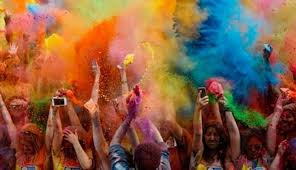
#> input picture images/holi.jpeg, 296 x 170 px
$ jupyter execute --allow-errors Image_segmentation.ipynb
#> lines starting #> are read from the running program, lines starting #| are printed output that depends on the picture
[cell 1]
import numpy as np
import cv2
import matplotlib.pyplot as plt
from sklearn.cluster import KMeans
from google.colab.patches import cv2_imshow

[cell 2]
# Reads in BGR format by default
img_bgr = cv2.imread('images/holi.jpeg')
#> img_bgr is the input picture: shape (170, 296, 3); mean B, G, R 66.5, 92.3, 134.6
cv2_imshow(img_bgr)

[cell 3]
# Convert to RGB color space
img_rgb = cv2.cvtColor(img_bgr, cv2.COLOR_BGR2RGB)

[cell 4]
# Converting image from shape `w,h,c` to `w*h,c`. 3-d to 2-d
# Float conversion required for k-means
img_vector = np.float32(img_rgb.reshape(-1,3))
print(img_rgb.shape)
#| (170, 296, 3)
print(img_vector.shape)
#| (50320, 3)

[cell 5]
# Clustering
n_clusters = 2
max_iter = 100
threshold_accuracy = .1
n_attempts = 10
# Stop clustering when either n_attempts or threshold_accuracy is reached.
stop_criteria = (cv2.TERM_CRITERIA_EPS + cv2.TERM_CRITERIA_MAX_ITER, max_iter, n_attempts)
# Use random centers
flags = cv2.KMEANS_RANDOM_CENTERS

# https://docs.opencv.org/master/d1/d5c/tutorial_py_kmeans_opencv.html
compactness, labels, centers = cv2.kmeans(img_vector, n_clusters, None, stop_criteria, n_attempts, flags)
#> compactness = 287794204.7; centers = [[71.59, 57.03, 55.96], [196.9, 127.2, 76.93]]

[cell 6]
print(centers.shape)
#| (2, 3)
print(labels.shape)
#| (50320, 1)
print(labels.flatten().shape)
#| (50320,)

[cell 7]
# Sample centers w*h times based on the labels to create clustered image
int_img = centers[labels.flatten()]
clustered_img = int_img.reshape((img_rgb.shape))
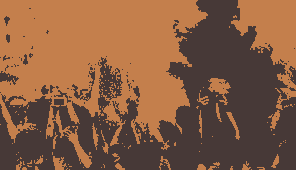
#> clustered_img: shape (170, 296, 3) float32; mean R, G, B 134.6, 92.3, 66.5
cv2_imshow(clustered_img)

# Canny edge detection

[cell 8]
low_threshold = 50
kernel_size = 3
ratio = 3

[cell 9]
# Remove sections of the image that belong to cluster = 1
removed_cluster = 1
canned_img = np.copy(img_bgr).reshape((-1,3))
canned_img[labels.flatten == removed_cluster] = [0,0,0]
cv2_imshow(canned_img.reshape(img_rgb.shape))

# Detect edges
canny_img = cv2.Canny(canned_img, low_threshold, low_threshold*ratio, kernel_size)
canny_img = canny_img.reshape(img_rgb.shape)
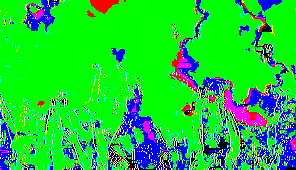
#> canny_img: shape (170, 296, 3); mean R, G, B 28.7, 203.7, 57.3
cv2_imshow(canny_img)

[cell 10]
# https://docs.opencv.org/3.4/da/d5c/tutorial_canny_detector.html
img_gray = cv2.cvtColor(img_bgr, cv2.COLOR_BGR2GRAY)
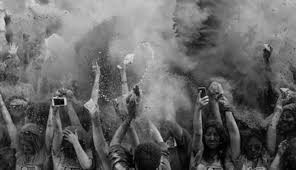
#> img_gray: shape (170, 296); min 0, max 226, mean 102

img_blur = cv2.blur(img_gray, (3,3))
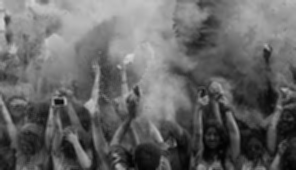
#> img_blur: shape (170, 296); min 2, max 216, mean 102
detected_edges = cv2.Canny(img_blur, low_threshold, low_threshold*ratio, kernel_size)
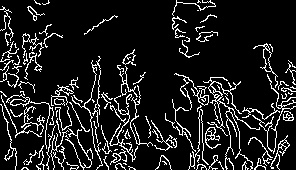
#> detected_edges: shape (170, 296); 11.9% white in thin lines or dots
mask = detected_edges != 0
#> mask: shape (170, 296) bool; 11.9% white in thin lines or dots
dst = img_bgr * (mask[:,:,None].astype(img_bgr.dtype))
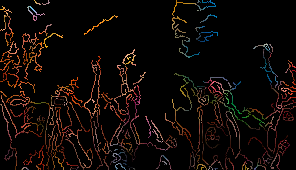
#> dst: shape (170, 296, 3); mean B, G, R 6.5, 8.9, 14.9

cv2_imshow(img_bgr)
cv2_imshow(img_blur)
cv2_imshow(img_gray)
cv2_imshow(dst)

# Image quantification with k-means

[cell 11]
from PIL import Image

[cell 12]
im = Image.open('images/holi.jpeg')
print(im.format, im.size, im.mode)
#| JPEG (296, 170) RGB
im.show()

[cell 13]
# No. of colors & pixels
def print_stats(im):
    w, h = im.size
#> w = 296; h = 170
    colors = im.getcolors(w*h)
#> colors = 44740 items
    print(f'# of pixels:{w*h}\n# of colors:{len(colors)}')
#| # of pixels:50320
#| # of colors:44740
print_stats(im)

$ run again, with images/sudheer.jpeg copied over images/holi.jpeg
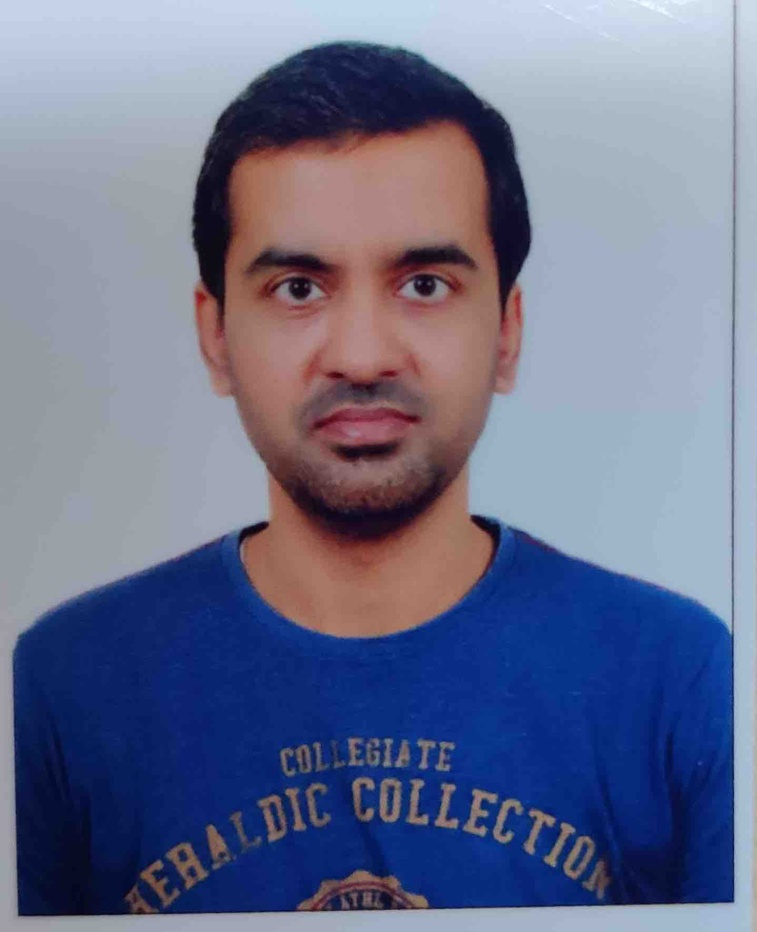
#> input picture images/sudheer.jpeg, 757 x 932 px, shrunk from 1438 x 1771 before the run
#> img_bgr is the input picture: shape (932, 757, 3); mean B, G, R 141.9, 112.3, 106.5
#| (932, 757, 3)
#| (705524, 3)
#> compactness = 1.98e+09; centers = [[163.7, 163.4, 173.9], [26.88, 41.25, 97.29]]
#| (2, 3)
#| (705524, 1)
#| (705524,)
#> `detected_edges = cv2.Canny(img_blur, low_threshold, low_threshold*rati..`:
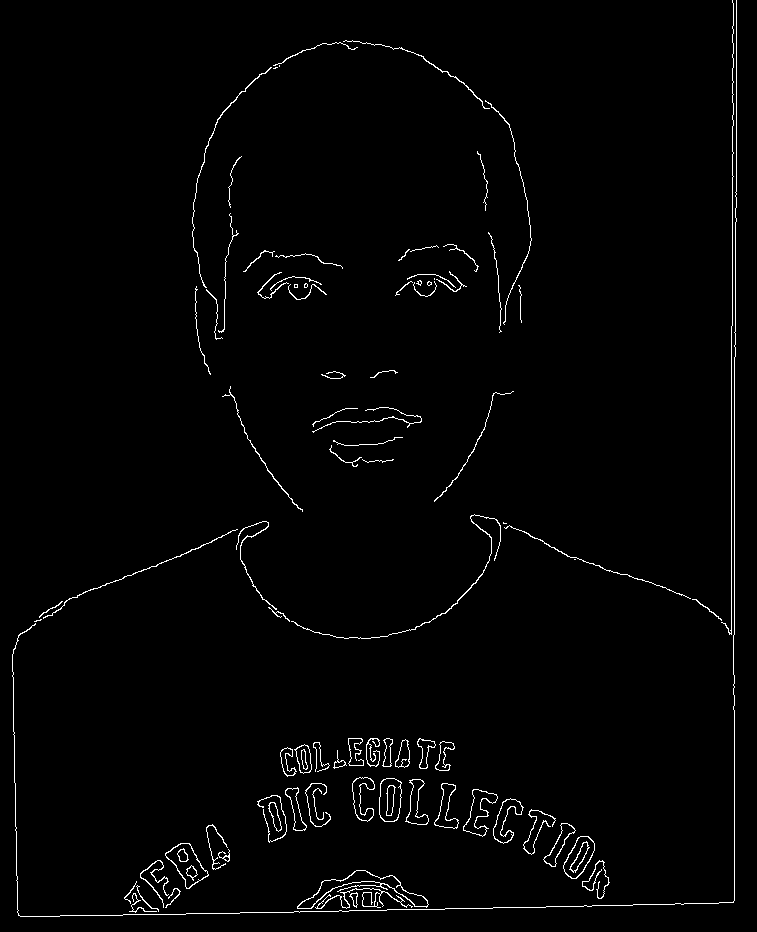
#> detected_edges: shape (932, 757); 1.7% white in thin lines or dots
#> mask: shape (932, 757) bool; 1.7% white in thin lines or dots
#> `dst = img_bgr * (mask[:,:,None].astype(img_bgr.dtype))`:
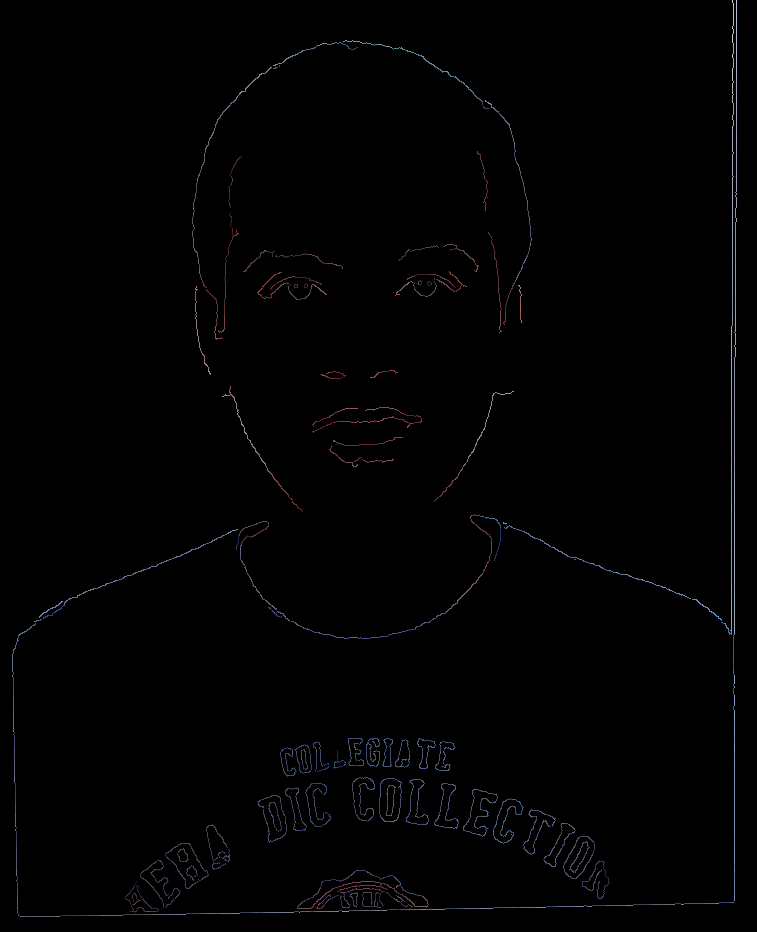
#> dst: shape (932, 757, 3); mean B, G, R 1.8, 1.5, 1.5
#| JPEG (757, 932) RGB
#> colors = 69556 items
#| # of pixels:705524
#| # of colors:69556
